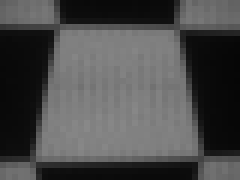
#> input picture tof.pgm, 40 x 30 px (shown 6 times larger)
$ python run_tilt_check.py
#> lines starting #> are read from the running program, lines starting #| are printed output that depends on the picture; after the words box and inside, x2 and y2 are one past the last pixel; in counts of white or black regions, pixels touching at a corner belong together
import cv2
import numpy as np


BOTTOM_MM = 300.0
H_MM = 240.0
TOP_MM = BOTTOM_MM - H_MM * np.tan(np.deg2rad(10.0))
HFOV_DEG = 52.0
DEFAULT_INPUT_PATH = "tof.pgm"

# Tilt thresholds ("macro-like" constants):
# 1) all angles use one symmetric threshold (+/- deg)
# 2) X/Y use one symmetric threshold (+/- mm)
# 3) Z uses [min, max] range (mm)
ANGLE_ABS_DEG_MAX = 5.0
XY_ABS_MM_MAX = 20.0
Z_MM_MIN = 400.0
Z_MM_MAX = 500.0


def to_gray_float(image: np.ndarray) -> np.ndarray:
    if image is None:
        raise ValueError("Failed to read image. Check input path.")
    if image.ndim == 3:
        image = cv2.cvtColor(image, cv2.COLOR_BGR2GRAY)
    return image.astype(np.float32)


def build_display_image(gray: np.ndarray) -> np.ndarray:
    disp = cv2.normalize(gray, None, 0, 255, cv2.NORM_MINMAX)
    disp = disp.astype(np.uint8)
    return cv2.cvtColor(disp, cv2.COLOR_GRAY2BGR)


def upscale_to_300x400(gray_f32: np.ndarray):
    h, w = gray_f32.shape
    if (h, w) == (30, 40):
        up = cv2.resize(gray_f32, (400, 300), interpolation=cv2.INTER_NEAREST)
        return up, 10.0, 10.0
    # If input is not 30x40, still upscale by 10x for display.
    up = cv2.resize(gray_f32, None, fx=10.0, fy=10.0, interpolation=cv2.INTER_NEAREST)
    return up, 10.0, 10.0


def detect_strongest_corners_per_region(gray_f32: np.ndarray):
    h, w = gray_f32.shape
    regions = [
        ("top-left", (0, 0, w // 2, h // 2)),
        ("top-right", (w // 2, 0, w, h // 2)),
        ("bottom-right", (w // 2, h // 2, w, h)),
        ("bottom-left", (0, h // 2, w // 2, h)),
    ]

    initial_points = []
    found_regions = []

    for name, (x0, y0, x1, y1) in regions:
        roi = gray_f32[y0:y1, x0:x1]
        corners = cv2.goodFeaturesToTrack(
            roi,
            maxCorners=1,      # one strongest corner per region
            qualityLevel=0.01,
            minDistance=10,
            blockSize=3,
            useHarrisDetector=False,
        )

        if corners is None:
            found_regions.append((name, (x0, y0, x1, y1), None))
            continue

        pt = corners[0, 0]
        pt_global = np.array([pt[0] + x0, pt[1] + y0], dtype=np.float32)
        initial_points.append(pt_global)
        found_regions.append((name, (x0, y0, x1, y1), pt_global.copy()))

    if initial_points:
        pts = np.array(initial_points, dtype=np.float32).reshape(-1, 1, 2)
        criteria = (
            cv2.TERM_CRITERIA_EPS + cv2.TERM_CRITERIA_MAX_ITER,
            40,
            1e-3,
        )
        cv2.cornerSubPix(gray_f32, pts, (3, 3), (-1, -1), criteria)
        refined = [p[0].copy() for p in pts]
    else:
        refined = []

    refined_idx = 0
    results = []
    for name, rect, init_pt in found_regions:
        if init_pt is None:
            results.append((name, rect, None, None))
        else:
            results.append((name, rect, init_pt, refined[refined_idx]))
            refined_idx += 1
    return results


def draw_results(vis: np.ndarray, results, scale_x: float, scale_y: float):
    for name, (x0, y0, x1, y1), init_pt, refined_pt in results:
        if init_pt is not None:
            # Refine on original image, then map by scale for display.
            x_up = float(refined_pt[0]) * scale_x
            y_up = float(refined_pt[1]) * scale_y
            xi = int(round(x_up))
            yi = int(round(y_up))
            if 0 <= xi < vis.shape[1] and 0 <= yi < vis.shape[0]:
                r = 3
                xs = max(0, xi - r)
                ys = max(0, yi - r)
                xe = min(vis.shape[1], xi + r + 1)
                ye = min(vis.shape[0], yi + r + 1)
                vis[ys:ye, xs:xe] = (0, 0, 255)


def get_image_points(results):
    point_map = {}
    for name, _rect, _init_pt, refined_pt in results:
        if refined_pt is not None:
            point_map[name] = refined_pt

    ordered_names = ["top-left", "top-right", "bottom-right", "bottom-left"]
    if not all(name in point_map for name in ordered_names):
        return None

    img_pts = np.array([point_map[name] for name in ordered_names], dtype=np.float32)
    return img_pts.reshape(-1, 1, 2)


def build_trapezoid_object_points():
    half_bottom = BOTTOM_MM * 0.5
    half_top = TOP_MM * 0.5
    half_h = H_MM * 0.5
    # Keep board center at origin. Z=0 means board lies on one plane.
    obj_pts = np.array(
        [
            [-half_top, -half_h, 0.0],       # top-left
            [half_top, -half_h, 0.0],        # top-right
            [half_bottom, half_h, 0.0],      # bottom-right
            [-half_bottom, half_h, 0.0],     # bottom-left
        ],
        dtype=np.float32,
    )
    return obj_pts


def build_camera_matrix(width: int, height: int):
    hfov_rad = np.deg2rad(HFOV_DEG)
    fx = (width * 0.5) / np.tan(hfov_rad * 0.5)
    fy = fx
    cx = (width - 1) * 0.5
    cy = (height - 1) * 0.5
    k = np.array(
        [
            [fx, 0.0, cx],
            [0.0, fy, cy],
            [0.0, 0.0, 1.0],
        ],
        dtype=np.float64,
    )
    return k


def rotation_matrix_to_euler_zyx_deg(rot_mat: np.ndarray):
    # ZYX convention: yaw(Z), pitch(Y), roll(X)
    sy = np.sqrt(rot_mat[0, 0] ** 2 + rot_mat[1, 0] ** 2)
    singular = sy < 1e-6

    if not singular:
        roll_x = np.arctan2(rot_mat[2, 1], rot_mat[2, 2])
        pitch_y = np.arctan2(-rot_mat[2, 0], sy)
        yaw_z = np.arctan2(rot_mat[1, 0], rot_mat[0, 0])
    else:
        roll_x = np.arctan2(-rot_mat[1, 2], rot_mat[1, 1])
        pitch_y = np.arctan2(-rot_mat[2, 0], sy)
        yaw_z = 0.0

    return (
        float(np.rad2deg(roll_x)),
        float(np.rad2deg(pitch_y)),
        float(np.rad2deg(yaw_z)),
    )


def solve_pose(results, width: int, height: int):
    img_pts = get_image_points(results)
    if img_pts is None:
        return None

    obj_pts = build_trapezoid_object_points()
    camera_matrix = build_camera_matrix(width, height)
    dist_coeffs = np.zeros((4, 1), dtype=np.float64)

    success, rvec, tvec = cv2.solvePnP(
        obj_pts,
        img_pts,
        camera_matrix,
        dist_coeffs,
        flags=cv2.SOLVEPNP_IPPE,
    )
    if not success:
        return None

    rot_mat, _ = cv2.Rodrigues(rvec)
    roll_deg, pitch_deg, yaw_deg = rotation_matrix_to_euler_zyx_deg(rot_mat)

    tx_mm = float(tvec[0, 0])
    ty_mm = float(tvec[1, 0])
    tz_mm = float(tvec[2, 0])
    distance_mm = float(np.linalg.norm(tvec))
    return {
        "roll_deg": roll_deg,
        "pitch_deg": pitch_deg,
        "yaw_deg": yaw_deg,
        "tx_mm": tx_mm,
        "ty_mm": ty_mm,
        "tz_mm": tz_mm,
        "distance_mm": distance_mm,
        "camera_matrix": camera_matrix,
    }


def check_tilt_and_extract_values(
    gray_f32: np.ndarray,
    angle_abs_deg_max: float = ANGLE_ABS_DEG_MAX,
    xy_abs_mm_max: float = XY_ABS_MM_MAX,
    z_mm_min: float = Z_MM_MIN,
    z_mm_max: float = Z_MM_MAX,
):
    """
    Check whether pose passes tilt/offset thresholds.
    Returns:
        passed (bool),
        roll_deg, pitch_deg, yaw_deg, tx_mm, ty_mm, tz_mm
    """
    results = detect_strongest_corners_per_region(gray_f32)
    pose = solve_pose(results, gray_f32.shape[1], gray_f32.shape[0])
    if pose is None:
        return False, np.nan, np.nan, np.nan, np.nan, np.nan, np.nan

    roll_deg = float(pose["roll_deg"])
    pitch_deg = float(pose["pitch_deg"])
    yaw_deg = float(pose["yaw_deg"])
    tx_mm = float(pose["tx_mm"])
    ty_mm = float(pose["ty_mm"])
    tz_mm = float(pose["tz_mm"])

    passed = (
        abs(roll_deg) <= angle_abs_deg_max
        and abs(pitch_deg) <= angle_abs_deg_max
        and abs(yaw_deg) <= angle_abs_deg_max
        and abs(tx_mm) <= xy_abs_mm_max
        and abs(ty_mm) <= xy_abs_mm_max
        and z_mm_min <= tz_mm <= z_mm_max
    )
    return passed, roll_deg, pitch_deg, yaw_deg, tx_mm, ty_mm, tz_mm


def run_tilt_check():
    """
    No-input wrapper function.
    Returns:
        passed (bool), pose_values (list[float])
        pose_values = [roll_deg, pitch_deg, yaw_deg, tx_mm, ty_mm, tz_mm]
    """
    img = cv2.imread(DEFAULT_INPUT_PATH, cv2.IMREAD_UNCHANGED)
#> img is the input picture: shape (30, 40); min 6, max 136, mean 75
    gray_f32 = to_gray_float(img)
    gray_up, scale_x, scale_y = upscale_to_300x400(gray_f32)
#> scale_x = 10; scale_y = 10
    vis = build_display_image(gray_up)
#> in build_display_image, `disp = cv2.normalize(gray, None, 0, 255, cv2.NORM_MINMAX)`:
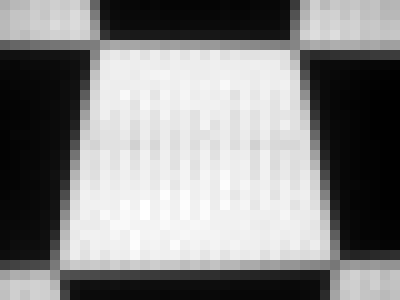
#> disp: shape (300, 400) float32; min -2.38e-07, max 255, mean 135.3; drawn with min black and max white

    results = detect_strongest_corners_per_region(gray_f32)
#> the loop in detect_strongest_corners_per_region, `for name, (x0, y0, x1, y1) in regions:` made 4 passes
#> (pt, pt_global) on passes 2 to 4: ([10, 5], [30, 5]), ([12, 12], [32, 27]), ([6, 11], [6, 26])
#> pt_global on pass 1: [8, 5]
#> after the loop in detect_strongest_corners_per_region, `for name, (x0, y0, x1, y1) in regions:`: found_regions = [('top-left', (0, 0, 20, 15), [8, 5]), ('top-right', (20, 0, 40, 15), [30, 5]), ('bottom-right', (20, 15, 40, 30), [32, 27]), ('bottom-left', (0, 15, 20, 30), [6, 26])]; initial_points = [[8, 5], [30, 5], [32, 27], [6, 26]]
#> in detect_strongest_corners_per_region, `refined = [p[0].copy() for p in pts]`: refined = [[9.43, 3.81], [28.84, 4.17], [33.12, 25.73], [5.21, 26.39]]
#> the loop in detect_strongest_corners_per_region, `for name, rect, init_pt in found_regions:` made 4 passes
#> (name, rect, init_pt) on passes 1 to 4: ('top-left', (0, 0, 20, 15), [8, 5]), ('top-right', (20, 0, 40, 15), [30, 5]), ('bottom-right', (20, 15, 40, 30), [32, 27]), ('bottom-left', (0, 15, 20, 30), [6, 26])
#> after the loop in detect_strongest_corners_per_region, `for name, rect, init_pt in found_regions:`: refined_idx = 4; results = [('top-left', (0, 0, 20, 15), [8, 5], [9.43, 3.81]), ('top-right', (20, 0, 40, 15), [30, 5], [28.84, 4.17]), ('bottom-right', (20, 15, 40, 30), [32, 27], [33.12, 25.73]), ('bottom-left', (0, 15, 20, 30), [6, 26], [5.21, 26.39])]
    draw_results(vis, results, scale_x, scale_y)
#> the loop in draw_results, `for name, (x0, y0, x1, y1), init_pt, refined_pt in results:` made 4 passes
#> (name, x0, y0, x1, y1, init_pt, refined_pt, x_up) on passes 1 to 4: ('top-left', 0, 0, 20, 15, [8, 5], [9.43, 3.81], 94.25), ('top-right', 20, 0, 40, 15, [30, 5], [28.84, 4.17], 288.4), ('bottom-right', 20, 15, 40, 30, [32, 27], [33.12, 25.73], 331.2), ('bottom-left', 0, 15, 20, 30, [6, 26], [5.21, 26.39], 52.07)
#> after the loop in draw_results, `for name, (x0, y0, x1, y1), init_pt, refined_pt in results:`:
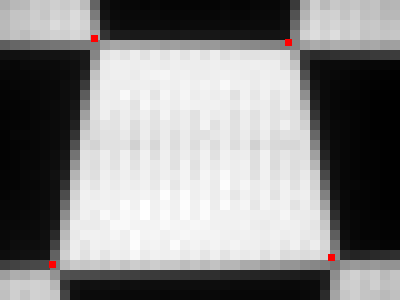
#> vis: shape (300, 400, 3); mean B, G, R 134.6, 134.6, 135
    pose = solve_pose(results, gray_f32.shape[1], gray_f32.shape[0])
#> the loop in get_image_points, `for name, _rect, _init_pt, refined_pt in results:` made 4 passes
#> (name, _rect, _init_pt, refined_pt) on passes 1 to 4: ('top-left', (0, 0, 20, 15), [8, 5], [9.43, 3.81]), ('top-right', (20, 0, 40, 15), [30, 5], [28.84, 4.17]), ('bottom-right', (20, 15, 40, 30), [32, 27], [33.12, 25.73]), ('bottom-left', (0, 15, 20, 30), [6, 26], [5.21, 26.39])
#> after the loop in get_image_points, `for name, _rect, _init_pt, refined_pt in results:`: point_map = {'top-left': [9.43, 3.81], 'top-right': [28.84, 4.17], 'bottom-right': [33.12, 25.73], 'bottom-left': [5.21, 26.39]}
#> in get_image_points, `img_pts = np.array([point_map[name] for name in ordered_names], dtype=..`: img_pts has the same summary as refined in detect_strongest_corners_per_region
#> in solve_pose, `img_pts = get_image_points(results)`: img_pts has the same summary as refined in detect_strongest_corners_per_region
#> in solve_pose, `success, rvec, tvec = cv2.solvePnP( obj_pts, img_pts, camera_matrix, d..`: success = True; rvec = [-0.00803, -0.416, -0.00874]; tvec = [12.69, 5.33, 441.6]
#> in solve_pose, `rot_mat, _ = cv2.Rodrigues(rvec)`: rot_mat = [[0.915, 0.0101, -0.404], [-0.00684, 1, 0.00959], [0.404, -0.00601, 0.915]]
#> in rotation_matrix_to_euler_zyx_deg, `sy = np.sqrt(rot_mat[0, 0] ** 2 + rot_mat[1, 0] ** 2)`: sy = 0.915
#> in rotation_matrix_to_euler_zyx_deg, `singular = sy < 1e-6`: singular = False
#> in rotation_matrix_to_euler_zyx_deg, `roll_x = np.arctan2(rot_mat[2, 1], rot_mat[2, 2])`: roll_x = -0.00657
#> in rotation_matrix_to_euler_zyx_deg, `pitch_y = np.arctan2(-rot_mat[2, 0], sy)`: pitch_y = -0.416
#> in rotation_matrix_to_euler_zyx_deg, `yaw_z = np.arctan2(rot_mat[1, 0], rot_mat[0, 0])`: yaw_z = -0.00748
#> in solve_pose, `roll_deg, pitch_deg, yaw_deg = rotation_matrix_to_euler_zyx_deg(rot_mat)`: roll_deg = -0.376; pitch_deg = -23.85; yaw_deg = -0.429
#> in solve_pose, `tx_mm = float(tvec[0, 0])`: tx_mm = 12.69
#> in solve_pose, `ty_mm = float(tvec[1, 0])`: ty_mm = 5.33
#> in solve_pose, `tz_mm = float(tvec[2, 0])`: tz_mm = 441.6
#> in solve_pose, `distance_mm = float(np.linalg.norm(tvec))`: distance_mm = 441.8
#> pose = {'roll_deg': -0.376, 'pitch_deg': -23.85, 'yaw_deg': -0.429, 'tx_mm': 12.69, 'ty_mm': 5.33, 'tz_mm': 441.6, 'distance_mm': 441.8, 'camera_matrix': [[41.01, 0, 19.5], [0, 41.01, 14.5], [0, 0, 1]]}
    passed, roll_deg, pitch_deg, yaw_deg, tx_mm, ty_mm, tz_mm = check_tilt_and_extract_values(
        gray_f32
    )
#> the loop in detect_strongest_corners_per_region (call 2), `for name, (x0, y0, x1, y1) in regions:` made 4 passes
#> the loop in detect_strongest_corners_per_region (call 2), `for name, rect, init_pt in found_regions:` made 4 passes
#> the loop in get_image_points (call 2), `for name, _rect, _init_pt, refined_pt in results:` made 4 passes
#> in check_tilt_and_extract_values, `roll_deg = float(pose["roll_deg"])`: roll_deg = -0.376
#> in check_tilt_and_extract_values, `pitch_deg = float(pose["pitch_deg"])`: pitch_deg = -23.85
#> in check_tilt_and_extract_values, `yaw_deg = float(pose["yaw_deg"])`: yaw_deg = -0.429
#> in check_tilt_and_extract_values, `tx_mm = float(pose["tx_mm"])`: tx_mm = 12.69
#> in check_tilt_and_extract_values, `ty_mm = float(pose["ty_mm"])`: ty_mm = 5.33
#> in check_tilt_and_extract_values, `tz_mm = float(pose["tz_mm"])`: tz_mm = 441.6
#> in check_tilt_and_extract_values, `passed = ( abs(roll_deg) <= angle_abs_deg_max and abs(pitch_deg) <= an..`: passed = False
#> passed = False; roll_deg = -0.376; pitch_deg = -23.85; yaw_deg = -0.429; tx_mm = 12.69; ty_mm = 5.33; tz_mm = 441.6
    display = compose_display_with_header(vis, pose)
#> in compose_display_with_header, `value_lines = [ f"{'roll_deg':<8}: {pose['roll_deg']:>8.2f}", f"{'pitc..`: value_lines = ['roll_deg:    -0.38', 'pitch_deg:   -23.85', 'yaw_deg :    -0.43', 'tx_mm   :    12.69', 'ty_mm   :     5.33', 'tz_mm   :   441.58']
#> in compose_display_with_header, `lines = value_lines + axis_lines`: lines = ['roll_deg:    -0.38', 'pitch_deg:   -23.85', 'yaw_deg :    -0.43', 'tx_mm   :    12.69', 'ty_mm   :     5.33', 'tz_mm   :   441.58', 'roll: around +X', 'pitch: around +Y', 'yaw: around +Z']
#> in compose_display_with_header, `header_h = max(top_pad + len(lines) * line_h + bottom_pad, 210)`: header_h = 210
#> the loop in compose_display_with_header, `for line in lines:` made 9 passes
#> (line, y) on passes 1 to 9: ('roll_deg:    -0.38', 42), ('pitch_deg:   -23.85', 62), ('yaw_deg :    -0.43', 82), ('tx_mm   :    12.69', 102), ('ty_mm   :     5.33', 122), ('tz_mm   :   441.58', 142), ('roll: around +X', 162), ('pitch: around +Y', 182), ('yaw: around +Z', 202)
#> after the loop in compose_display_with_header, `for line in lines:`:
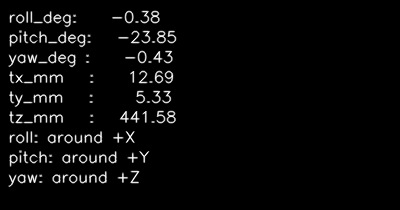
#> header: shape (210, 400, 3); min 0, max 255, mean 8.9
#> after the loop in compose_display_with_header, `for line in lines:`: y = 202
#> in compose_display_with_header, `oy = header_h // 2`: oy = 105
#> in compose_display_with_header, `cv2.arrowedLine( header, (ox, oy), (ox, oy + arrow_len), (255, 255, 25..`:
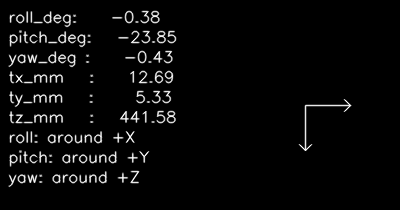
#> header: shape (210, 400, 3); min 0, max 255, mean 9.3
#> in compose_display_with_header, `cv2.putText( header, "+X", (ox + arrow_len + 6, oy + 4), cv2.FONT_HERS..`: header: shape (210, 400, 3); 0.15% of pixels changed, all inside (x1, y1, x2, y2) = (358, 98, 380, 111)
#> in compose_display_with_header, `cv2.arrowedLine( header, (ox, oy), (ox + 30, oy - 30), (255, 255, 255)..`:
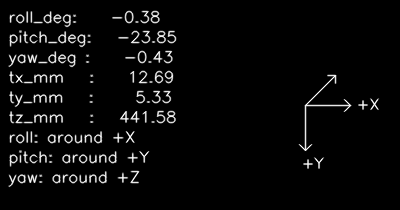
#> header: shape (210, 400, 3); min 0, max 255, mean 9.9
#> in compose_display_with_header, `cv2.putText( header, "+Z", (ox + 34, oy - 34), cv2.FONT_HERSHEY_SIMPLE..`: header: shape (210, 400, 3); 0.15% of pixels changed, all inside (x1, y1, x2, y2) = (341, 60, 363, 73)
#> in compose_display_with_header, `return np.vstack([header, vis])`:
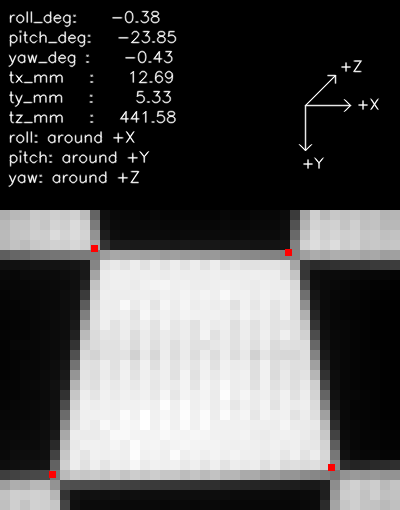
#> returned value: shape (510, 400, 3); mean of channels 0, 1, 2 83.3, 83.3, 83.5; drawn as B, G, R
    cv2.imwrite("tilt.bmp", display)
    pose_values = [roll_deg, pitch_deg, yaw_deg, tx_mm, ty_mm, tz_mm]
#> pose_values = [-0.376, -23.85, -0.429, 12.69, 5.33, 441.6]
    return passed, pose_values


def compose_display_with_header(vis: np.ndarray, pose):
    axis_lines = [
        "roll: around +X",
        "pitch: around +Y",
        "yaw: around +Z",
    ]
    if pose is None:
        value_lines = [
            "roll_deg :      nan",
            "pitch_deg:      nan",
            "yaw_deg  :      nan",
            "tx_mm    :      nan",
            "ty_mm    :      nan",
            "tz_mm    :      nan",
        ]
    else:
        value_lines = [
            f"{'roll_deg':<8}: {pose['roll_deg']:>8.2f}",
            f"{'pitch_deg':<8}: {pose['pitch_deg']:>8.2f}",
            f"{'yaw_deg':<8}: {pose['yaw_deg']:>8.2f}",
            f"{'tx_mm':<8}: {pose['tx_mm']:>8.2f}",
            f"{'ty_mm':<8}: {pose['ty_mm']:>8.2f}",
            f"{'tz_mm':<8}: {pose['tz_mm']:>8.2f}",
        ]

    lines = value_lines + axis_lines
    line_h = 20
    top_pad = 8
    bottom_pad = 8
    header_h = max(top_pad + len(lines) * line_h + bottom_pad, 210)
    header = np.zeros((header_h, vis.shape[1], 3), dtype=np.uint8)

    y = top_pad + 14
    for line in lines:
        cv2.putText(
            header,
            line,
            (8, y),
            cv2.FONT_HERSHEY_SIMPLEX,
            0.52,
            (255, 255, 255),
            1,
            cv2.LINE_AA,
        )
        y += line_h

    # Coordinate/rotation legend in the header (pose of trapezoid w.r.t camera).
    ox = vis.shape[1] - 95
    oy = header_h // 2
    arrow_len = 45
    cv2.arrowedLine(
        header,
        (ox, oy),
        (ox + arrow_len, oy),
        (255, 255, 255),
        1,
        cv2.LINE_AA,
        tipLength=0.2,
    )
    cv2.arrowedLine(
        header,
        (ox, oy),
        (ox, oy + arrow_len),
        (255, 255, 255),
        1,
        cv2.LINE_AA,
        tipLength=0.2,
    )
    cv2.putText(
        header,
        "+X",
        (ox + arrow_len + 6, oy + 4),
        cv2.FONT_HERSHEY_SIMPLEX,
        0.5,
        (255, 255, 255),
        1,
        cv2.LINE_AA,
    )
    cv2.putText(
        header,
        "+Y",
        (ox - 4, oy + arrow_len + 18),
        cv2.FONT_HERSHEY_SIMPLEX,
        0.5,
        (255, 255, 255),
        1,
        cv2.LINE_AA,
    )
    # +Z with an oblique arrow style.
    cv2.arrowedLine(
        header,
        (ox, oy),
        (ox + 30, oy - 30),
        (255, 255, 255),
        1,
        cv2.LINE_AA,
        tipLength=0.2,
    )
    cv2.putText(
        header,
        "+Z",
        (ox + 34, oy - 34),
        cv2.FONT_HERSHEY_SIMPLEX,
        0.5,
        (255, 255, 255),
        1,
        cv2.LINE_AA,
    )

    return np.vstack([header, vis])


if __name__ == "__main__":
    passed, pose_values = run_tilt_check()
#> passed = False; pose_values = [-0.376, -23.85, -0.429, 12.69, 5.33, 441.6]
    roll_deg, pitch_deg, yaw_deg, tx_mm, ty_mm, tz_mm = pose_values
#> roll_deg = -0.376; pitch_deg = -23.85; yaw_deg = -0.429; tx_mm = 12.69; ty_mm = 5.33; tz_mm = 441.6
    print(f"passed={passed}")
#| passed=False
    print(
        f"roll={roll_deg:.2f}, pitch={pitch_deg:.2f}, yaw={yaw_deg:.2f}, "
        f"tx={tx_mm:.2f}, ty={ty_mm:.2f}, tz={tz_mm:.2f}"
    )
#| roll=-0.38, pitch=-23.85, yaw=-0.43, tx=12.69, ty=5.33, tz=441.58
